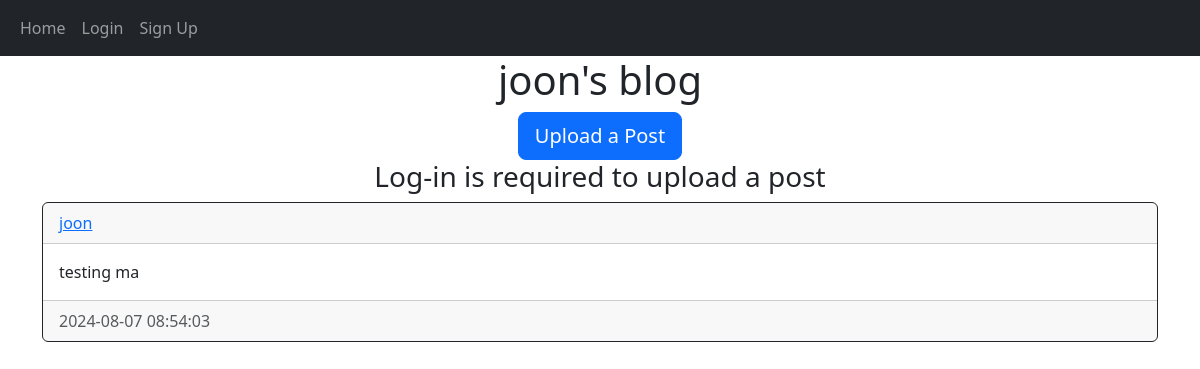
/posts/joon, run on an earlier commit of the app's database.
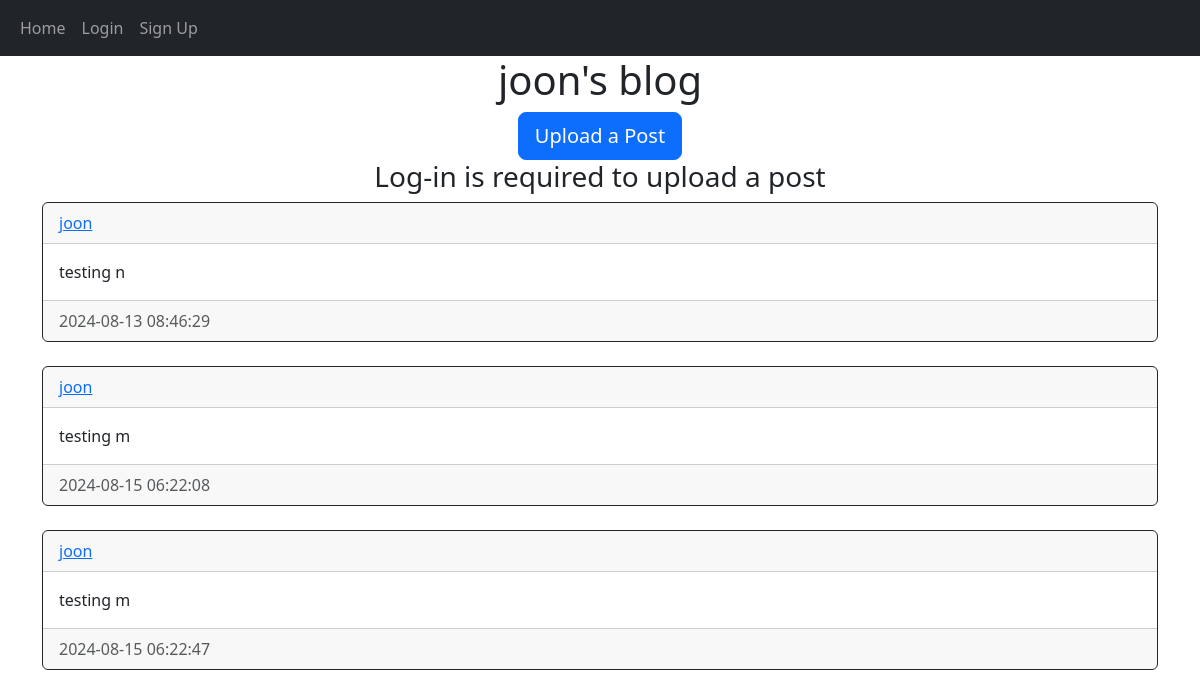
And on a later commit of the database.
### Website/models.py (models this page shows)
class User(db.Model, UserMixin):
    id = db.Column(db.Integer, primary_key = True)
    email = db.Column(db.String(100), unique = True)
    username = db.Column(db.String(100), unique = True)
    password = db.Column(db.String(100))
    date_created = db.Column(db.DateTime(timezone = True), default = func.now())
    posts = db.relationship('Post', backref='user', passive_deletes=True)

class Post(db.Model):
    id = db.Column(db.Integer, primary_key = True)
    text = db.Column(db.Text, nullable = False)
    date_created = db.Column(db.DateTime(timezone = True), default = func.now())
    author = db.Column(db.Integer, db.ForeignKey('user.id', ondelete="CASCADE"), nullable=False)

### Website/views.py (the view)
@views.route("/posts/<username>")
def posts(username):
    user = User.query.filter_by(username=username).first()
    posts = Post.query.filter_by(author=user.id).all()
    return render_template("user_posts.html", user=current_user, posts=posts, username=username)

### Website/templates/user_posts.html (shortened to what this page needs)
{% extends "posts_list.html" %}
{% block header %}{{username}}'s blog{% endblock %}

### Website/templates/posts_list.html (shortened to what this page needs)
{% extends "base.html" %}
{% block content%}
    <h1 align="center">{% block header %}Posts{% endblock %}</h1>
    {% block footer %}
    <div align="center">
        <a href="/create-post"
          ><button type="button" class="btn btn-primary btn-lg">
            Upload a Post
          </button></a>
          <h3 align="center">Log-in is required to upload a post</h3>
      </div>
    <div id="posts">
      {% endblock %}
      {% for post in posts %}
      <div class="card border-dark">
        <div class="card-header d-flex justify-content-between align-items-center">
          <a href="/posts/{{post.user.username}}">{{post.user.username}}</a>
        </div>
        <div class="card-body">
          <div class="card-text">{{post.text}}</div>
        </div>
        <div class="card-footer text-muted">{{post.date_created}}</div>
      </div>
      <br/ >
      {% endfor %}
    </div>
    {% endblock %}

### Website/templates/base.html (shortened to what this page needs)
<!DOCTYPE html>
<html lang="en">
<head>
    <link href="https://cdn.jsdelivr.net/npm/bootstrap@5.3.3/dist/css/bootstrap.min.css" rel="stylesheet">
</head>
<body>
    <nav class = "navbar navbar-expand-lg navbar-dark bg-dark">
        <div class = "container-fluid">
            <div class = "collapse navbar-collapse" id = "navbar">
                <div class = "navbar-nav">
                  <a class="nav-item nav-link" href="/home">Home</a>
                  {% if user.is_authenticated %}
                  <a class="nav-item nav-link" href="/logout">Logout</a>
                  <a align="center" style="color:white">you're logged in</a>
                  <a class="nav-item nav-link" href="/create-post-2">Upload</a>
                  {% else %}
                  <a class="nav-item nav-link" href="/login">Login</a>
                  <a class="nav-item nav-link" href="/sign-up">Sign Up</a>
                  {% endif %}
                </div>
            </div>
        </div>
    </nav>
    <div class = "container">{% block content %}{% endblock %}</div>
</body>
</html>

What changed in the data, as far as the page shows it:
removed Post: user.username "joon", text "testing ma", date_created "2024-08-07 08:54:03"
added Post: user.username "joon", text "testing n", date_created "2024-08-13 08:46:29"
added Post: user.username "joon", text "testing m", date_created "2024-08-15 06:22:08"
added Post: user.username "joon", text "testing m", date_created "2024-08-15 06:22:47"
